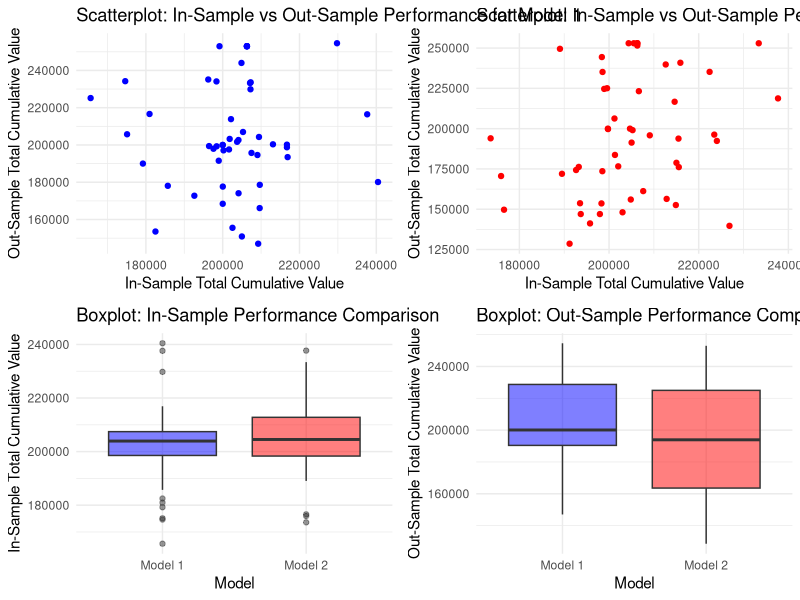
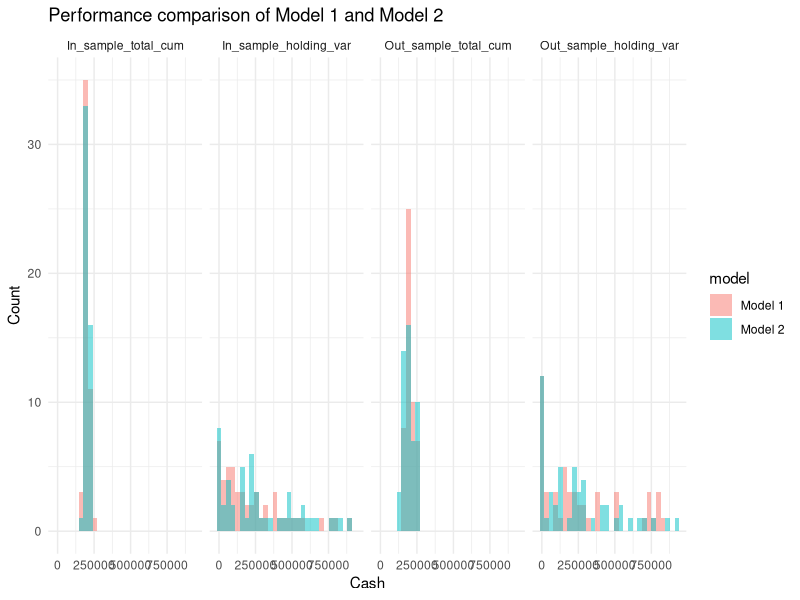
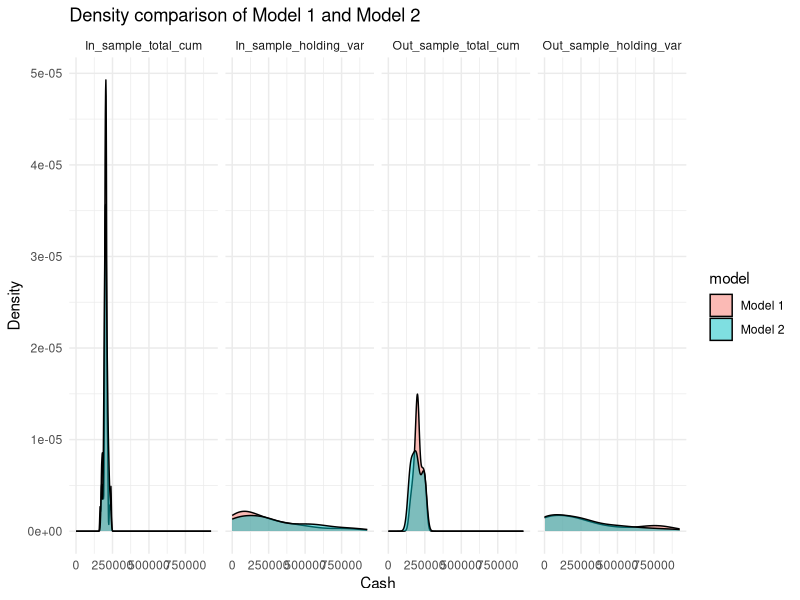
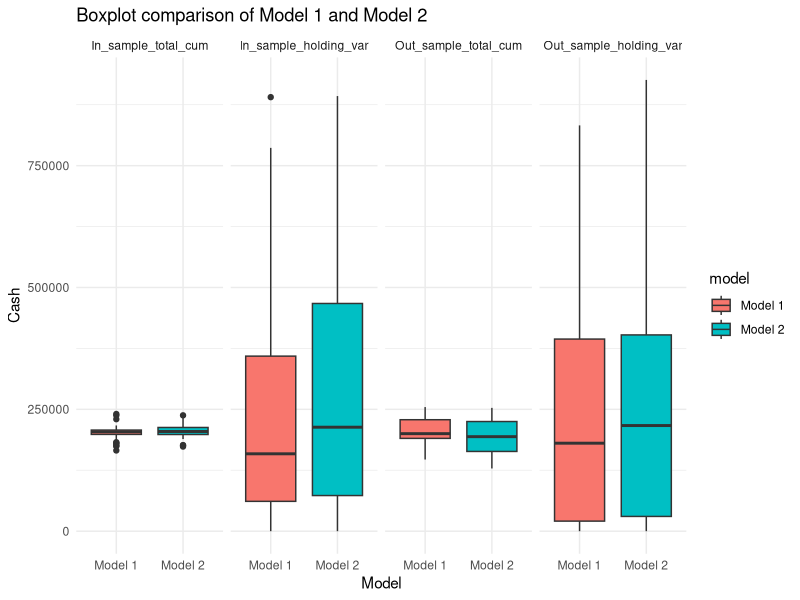

R code for these plots, in order:
## ---- chunk 1


df1 <- read.csv("train_data.csv")
df2 <- read.csv("train_data_no.csv")

library(ggplot2)
library(gridExtra)

in_sample_bench<-206310

out_sample_bench<-252990


# scatterplot for In-sample vs Out-sample performance for each model
p1 <- ggplot(df1, aes(x=In_sample_total_cum, y=Out_sample_total_cum)) +
  geom_point(color = 'blue') +
  labs(x='In-Sample Total Cumulative Value', y='Out-Sample Total Cumulative Value') +
  theme_minimal() +
  ggtitle("Scatterplot: In-Sample vs Out-Sample Performance for Model 1") 

p2 <- ggplot(df2, aes(x=In_sample_total_cum, y=Out_sample_total_cum)) +
  geom_point(color = 'red') +
  labs(x='In-Sample Total Cumulative Value', y='Out-Sample Total Cumulative Value') +
  theme_minimal() +
  ggtitle("Scatterplot: In-Sample vs Out-Sample Performance for Model 2") 

# Boxplots to compare In-sample and Out-sample performance between models
p3 <- ggplot() +
  geom_boxplot(data=df1, aes(x="Model 1", y=In_sample_total_cum), fill = 'blue', alpha = 0.5) +
  geom_boxplot(data=df2, aes(x="Model 2", y=In_sample_total_cum), fill = 'red', alpha = 0.5) +
  labs(x='Model', y='In-Sample Total Cumulative Value') +
  theme_minimal() +
  ggtitle("Boxplot: In-Sample Performance Comparison")

p4 <- ggplot() +
  geom_boxplot(data=df1, aes(x="Model 1", y=Out_sample_total_cum), fill = 'blue', alpha = 0.5) +
  geom_boxplot(data=df2, aes(x="Model 2", y=Out_sample_total_cum), fill = 'red', alpha = 0.5) +
  labs(x='Model', y='Out-Sample Total Cumulative Value') +
  theme_minimal() +
  ggtitle("Boxplot: Out-Sample Performance Comparison")

grid.arrange(p1, p2, p3, p4, ncol = 2)


df1$model <- "Model 1"
df2$model <- "Model 2"

# Combine the dataframes
df <- rbind(df1, df2)

# Melt the data into a long format
library(reshape2)
df <- melt(df, id.vars=c("model"), variable.name="type", value.name="cash")

# Now create the histogram
g1<-ggplot(df, aes(x=cash, fill=model)) +
  geom_histogram(position="identity", alpha=0.5, bins=30) +
  facet_grid(. ~ type) +
  theme_minimal() +
  labs(x="Cash", y="Count", title="Performance comparison of Model 1 and Model 2")

g2<-# Create a density plot
ggplot(df, aes(x=cash, fill=model)) +
  geom_density(alpha=0.5) +
  facet_grid(. ~ type) +
  theme_minimal() +
  labs(x="Cash", y="Density", title="Density comparison of Model 1 and Model 2")

g3<-# Create a box plot
ggplot(df, aes(x=model, y=cash, fill=model)) +
  geom_boxplot() +
  facet_grid(. ~ type) +
  theme_minimal() +
  labs(x="Model", y="Cash", title="Boxplot comparison of Model 1 and Model 2")

print(g1)
print(g2)
print(g3)


summary(df1$In_sample_total_cum)
summary(df1$Out_sample_total_cum)
summary(df2$In_sample_total_cum)
summary(df2$Out_sample_total_cum)





# Conduct correlation test to check relationship between In-sample and Out-sample performance
cor.test(df1$In_sample_total_cum, df1$Out_sample_total_cum)
cor.test(df2$In_sample_total_cum, df2$Out_sample_total_cum)

# Perform t-test to compare In-sample and Out-sample performance between models
t.test(df1$In_sample_total_cum, df2$In_sample_total_cum)
t.test(df1$Out_sample_total_cum, df2$Out_sample_total_cum)

# Comparison when In-sample performance beats the benchmark
df1_bench <- df1[df1$In_sample_total_cum > in_sample_bench,]
df2_bench <- df2[df2$In_sample_total_cum > in_sample_bench,]

# t-test to compare Out-sample performance between models when they beat the In-sample benchmark
t.test(df1_bench$Out_sample_total_cum, df2_bench$Out_sample_total_cum)




